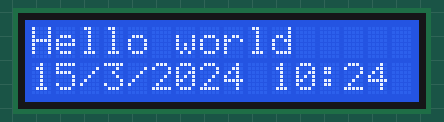
Simulated run of this sketch. Board: ESP8266 (NodeMCU). Shown: 16×2 character LCD. The local clock reads 2024-03-15 10:24:30 at power-on unless the sketch sets it; storage starts empty; what the sketch prints to the serial monitor is not drawn.

Above: at 0.2 s.
At 4.3 s:
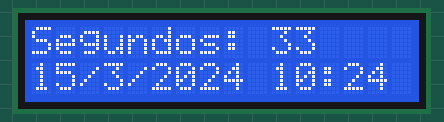
At 9.5 s:
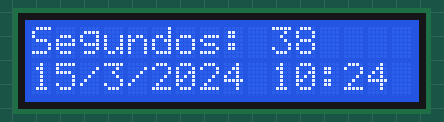
At 18.8 s:
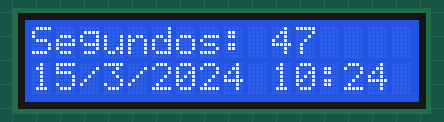
At 28.2 s:
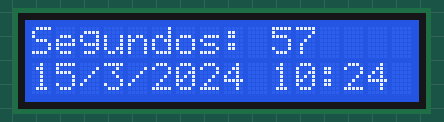
At 38.5 s:
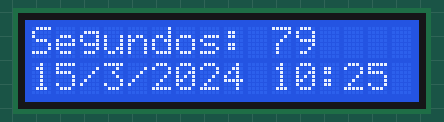

Measured:
- what the display in image 1 shows lasts 1.0 s, from 4.3 s to 5.3 s

The sketch:

ISFV_ESP8266.ino
```cpp
#include <LiquidCrystal_I2C.h>

//#include <LiquidCrystal_I2C.h>//Para LCD
#include <Wire.h>//Para protocolo I2C
#include <RTClib.h>//Para RTC
#include <ESP8266WiFi.h>//Biblioteca de conexión WiFi del módulo ESP8266
#include <ThingerESP8266.h>//Biblioteca de la plataforma thinger.io
#include <SD.h>//Para la SD

#define SSID1 "MIWIFI_jZTH"//SSID Wifi
#define PASS1 "PIso3Wazowski2018"//Password Wifi
#define usuario "lupoxan"//Nombre de usuario de thinger
#define device_Id "ESP_8266"//Nombre del dispositivo al que nos conectaremos
#define device_credentials "#gHQ3ARec6Rh"//Credenciales generadas por Thinger
#define Chip_Select_SD D8//Pin al que se conectará la SD
#define NOMBRE_ARCHIVO "valores.txt"//Nombre del archivo en la SD

ThingerESP8266 thing(usuario, device_Id, device_credentials);//Variable para acceder a Thinger
LiquidCrystal_I2C lcd(0x27, 16, 2);//Variable para lcd0x3F
RTC_DS3231 RTC;//Variable de RTC tipo 3231
File dataFile;//Variable para SD

void setup() {
  Serial.begin(115200);//Iniciar comunicacion serial
  lcd.begin();//Iniciar pantalla lcd
  lcd.backlight();
  RTC.begin();//Iniciar RTC
  //RTC.adjust(DateTime(F(__DATE__),F( __TIME__)));//Para configrar fecha y hora
  Serial.print(F("Iniciando SD ... "));
  if (!SD.begin(Chip_Select_SD)){
    Serial.println(F("Error al iniciar"));
    return;
    }
  Serial.println(F("Correcto"));
  if (dataFile = SD.open("valores.txt")){
    while (dataFile.available()){
      Serial.write(dataFile.read());
    }
    dataFile.close();
    }
  else{
    Serial.println(F("Error al abrir el archivo"));
  }
  thing.add_wifi(SSID1, PASS1);//Conectar a la red WiFi
  lcd.setCursor(0,0);
  lcd.print("Hello world");
  thing["Value"] >> outputValue(analogRead(A0));
}

void loop() {
  File logFile;
  thing.handle();
  DateTime now = RTC.now();//Variable para la RTC
  lcd.setCursor(0,1);
  lcd.print(now.day(), DEC); // Dia
  lcd.print('/');
  lcd.print(now.month(), DEC); // Mes
  lcd.print('/');
  lcd.print(now.year(), DEC); // Año
  lcd.print(' ');
  lcd.print(now.hour(), DEC); // Horas
  lcd.print(':');
  lcd.print(now.minute(), DEC); // Minutos
  delay(1000);
  lcd.setCursor(0,0);
  lcd.print("Segundos: ");
  lcd.print(now.second());
  logFile = SD.open("valores.txt", FILE_WRITE);
  if (logFile){
    logFile.print(now.year(), DEC); // Año
    logFile.print('/');
    logFile.print(now.month(), DEC); // Mes
    logFile.print('/');
    logFile.print(now.day(), DEC); // Dia
    logFile.print(",");
    logFile.print(now.hour(), DEC); // Horas
    logFile.print(':');
    logFile.print(now.minute(), DEC); // Minutos
    logFile.print(':');
    logFile.print(now.second(), DEC); // Segundos
    logFile.println();
    logFile.close();
    }
  else{
    Serial.println("Error al abrir el archivo");
    }
}
```
